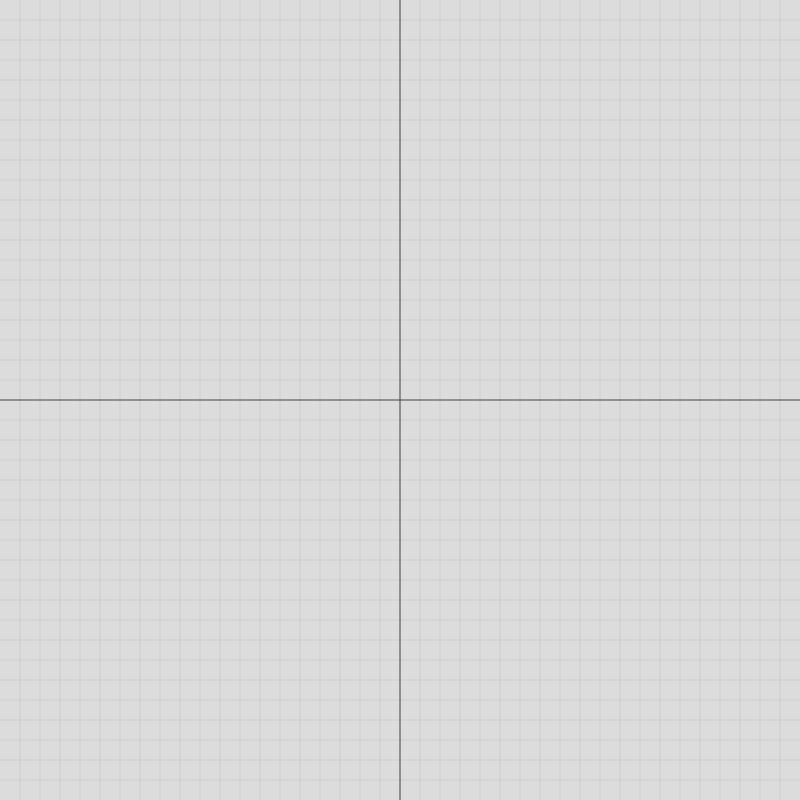
Frame 1 (no input)
Frame 60 (no input): identical to frame 1, image omitted
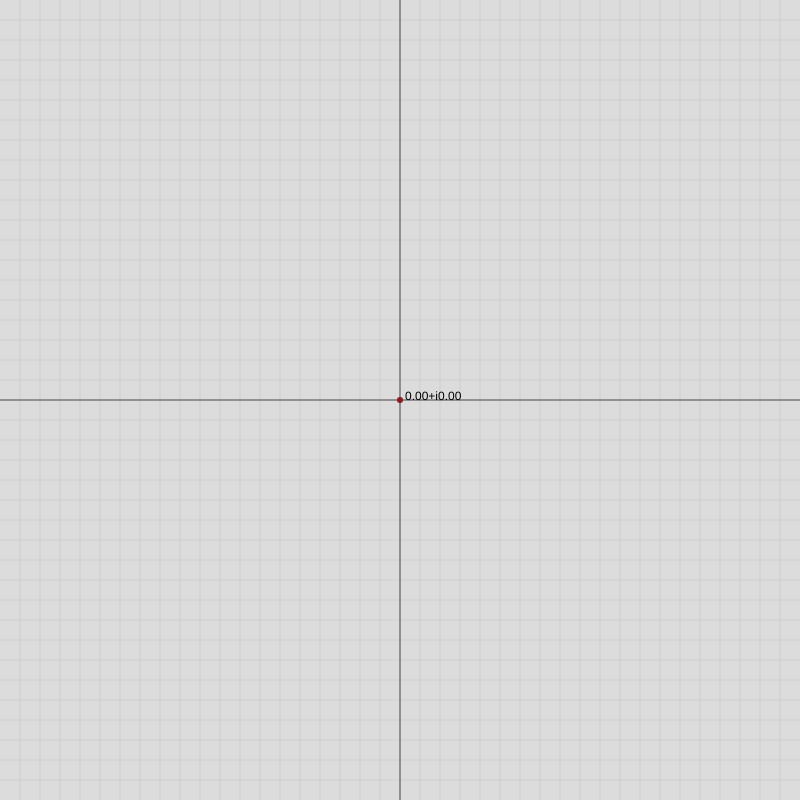
Frame 120 (the mouse pressed at the canvas centre since frame 60)

The p5.js sketch that drew these frames (run headless with seeded random() and noise() and a simulated clock; from frame 60 on, the mouse is pressed at the canvas centre):

// p5.js sketch
// ── sketch.js
/* variables to store points */
let points = [];
let mappedPoints = [];
let tempPoints = [];

// other required variables
let canvSize = 800;
let spacing = 20;

/*
if autofill set true, all the inersections will be a new point,
otherwise, user can enter new points
*/
let autoFill = false;


function setup() {
  createCanvas(canvSize, canvSize);
  
  // if set autofill, call autoFillPoints()
  if (autoFill){
    autoFillPoints();
  }
}

function draw() {
  
  // setting up canvas
  background(220);
  translate(width/2, height/2);
  
  // adding the grid
  createGrid();
  
  // render the points if autofill is not set
  if (!autoFill){
    renderPoints(points, color(0, 150), true);
  }
  
  // lerp the points
  for (let i=0; i<points.length; i++){
    let np = tempPoints[i].lerpPolar(mappedPoints[i], 0.1);
    tempPoints[i] = np;
  }
  
  // render the lerped points
  renderPoints(tempPoints, color(200, 10, 10, 150), false);
  
}

// ── events.js
function onChangeCanvasSize(val){
    let nSize = int(val);
    config.canvasSize = nSize;
    canv.resize(nSize, nSize);
}

function onChangeGridSpacing(val){
    let nVal = int(val);
    config.spacing = nVal;

    // print(config.spacing)
}

function onChangeLimits(val){
    let nval = int(val);
    config.limits = nval;
}

function onChangeAutofill(){
    if (!config.autoFill){
        clearPoints();
        autoFillPoints();
        config.autoFill = true;
        doms.autofill.checked = true;
    } else {
        clearPoints();
        config.autoFill = false;
        doms.autofill.checked = false;
    }
}

function mouseInCanvas(x, y){
    if (x < width  && x > 0 && y> 0 && y< height){
        return true;
    } else {
        return false;
    }

}
// ── grid.js
function createGrid() {
  strokeWeight(0.7);
  stroke(0, 255);
  
  // creating main grids
  line(-width / 2, 0, width / 2, 0);
  line(0, height / 2, 0, -height / 2);

  strokeWeight(0.1);
  stroke(0, 150);
  
  let req = width / spacing / 2;
  
  for (let i = 1; i < req; i++) {
    
    // temporary variable
    let f = spacing*i;
    
    // horizontal lines
    line(-width / 2, -f, width / 2, -f);
    line(-width / 2, f, width / 2, f);
    
    // vertical lines
    line(f, height / 2, f, -height / 2);
    line(-f, height / 2, -f, -height / 2);

  }
}
// ── point.js
class Complex {
  /*
  A class to act like complex number.
  */
  constructor(re, im) {
    /*
    the constructor takes two argument,
    re: real part of the complex number,
    im: imaginary part of the compelx number
    */

    this.re = re;
    this.im = im;
  }

  abs() {
    // return the absolute value
    return sqrt(this.re * this.re +
      this.im * this.im);
  }

  mag() {
    // same as "abs"
    return this.abs()
  }

  arg() {

    // return the argument of the complex number

    let re = this.re;
    let im = this.im;

    // handle 1/0 case, return PI/2 or -PI/2 accordingly
    if (this.re == 0) {
      if (this.im >= 0) return PI / 2;
      else return -PI / 2;
    }

    // otherwise, the absolutevalue of the angle
    let ang = abs(atan(this.im / float(this.re)));

    if (re >= 0 && im >= 0) {
      // quadrent 1
      return ang;
    } else if (re < 0 && im >= 0) {
      // quadrent 2
      return PI - ang;
    } else if (re >= 0 && im < 0) {
      // quadrent 4
      return -ang;
    } else if (re < 0 && im < 0) {
      // quadrent 3
      return -PI + ang;
    }
  }

  add(other) {
    // add this and other number and return the result
    return new Complex(this.re + other.re, this.im + other.im);
  }
  sub(other) {
    // substract this and the other number and return the result
    return new Complex(this.re - other.re, this.im - other.im);
  }
  mul(other) {
    // multiply this and other number and return
    let r = this.re * other.re - this.im * other.im;
    let i = this.re * other.im + this.im * other.re;
    return new Complex(r, i);
  }

  inv() {
    // return the inverse of this number

    // if z = 0, return null because no inverse exist
    if (this.re == 0 && this.im == 0) {
      return null;
    }

    // 1/z = z'/zz' = z'/|z|^2

    let mag = this.abs() ** 2;

    let r = this.re / mag;
    let i = -this.im / mag;

    return new Complex(r, i);
  }

  div(other) {
    // divide this with the other and return result
    return this.mul(other.inv());
  }

  lerp(other, frac) {
    // lerp the real and complex part separately
    // and return the number.
    let re = lerp(this.re, other.re, frac);
    let im = lerp(this.im, other.im, frac);
    return new Complex(re, im);
  }

  lerpPolar(other, frac) {
    // instead of lerping real and imaginary, this function lurps
    // between the magnitude and the argument of the numbers
    let m1 = this.mag(),
      m2 = other.mag();
    let a1 = this.arg(),
      a2 = other.arg();

    // if they are close, then instead of doing a full circle, take the anti-clockwise part
    if (a1 > a2) a2 += 2 * PI;

    let r = lerp(m1, m2, frac);
    let theta = lerp(a1, a2, frac);
    // print(theta);

    return Complex.fromPolar(r, theta);
  }

  static fromPolar(r, theta) {
    // this function takes r and theta as input and
    // returns the complex number of the form
    // r.e^(i*theta)
    return new Complex(r * cos(theta), r * sin(theta));
  }
}

function f(z) {
  // the  function we are visualizing
  return z.mul(new Complex(0, 1));
}

function renderPoints(points, col, label) {
  strokeWeight(6);
  for (let p of points) {

    stroke(col);
    point(p.re, -p.im);
    if (label) {
      
      // display the cartesian coordinates
      let a = p.re.toFixed(2);
      let b = p.im.toFixed(2);

      // polar form
      // let a = p.mag().toFixed(2);
      // let b = p.arg().toFixed(2);
      noStroke();
      text(a + "+i" + b,
        p.re + 5, -p.im);
    }
  }
}

function mousePressed() {
  // per mouse press, add the current point to the points array
  let c = new Complex(mouseX - width / 2, -mouseY + height / 2);
  fillPoint(c);
}

function fillPoint(z) {
  
  // function responsible for adding the point to the array
  // and also computed value of the point and reseting the
  // temp points array
  
  points.push(z);
  let nz = f(z);
  mappedPoints.push(nz);

  tempPoints = points.slice();
}

function autoFillPoints() {
  // auto fill the grid with points
  let req = width / 2 / spacing + 1;
  // fillPoint(new Complex(0, 0));
  for (let i = 0; i < req; i++) {
    for (let j = 0; j < req; j++) {
      let x = i * spacing;
      let y = j * spacing;
      fillPoint(new Complex(x, y));
      fillPoint(new Complex(-x, y));
      fillPoint(new Complex(x, -y));
      fillPoint(new Complex(-x, -y));
    }
  }
}
// ── style.css
html, body {
  margin: 0;
  padding: 0;
  font-family: Roboto;
}
canvas {
  display: block;
}

h2 {
  font-size: 20px;
  text-align: center;
  font-weight: 150;
}

h4 {
  font-size: 12px;
  font-family: sans-serif;
  font-weight: 100;
  text-align: center;
}
